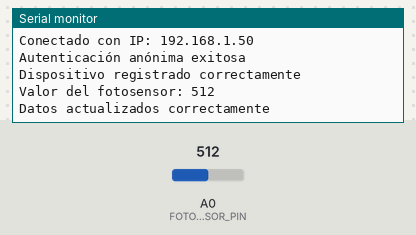
Simulated run of this sketch. Board: ESP8266 (NodeMCU). Parts: the last lines printed to the serial monitor. Inputs (shaded band) come from the test bench; at power-on: A0 (FOTOSENSOR_PIN) = 512. WiFi joins after 1.5 s; servers stay silent unless stated; network time is answered at once with the bench clock.

Above: at 3.0 s.
3.1 s: A0 (FOTOSENSOR_PIN) set to 716
At 3.26 s:
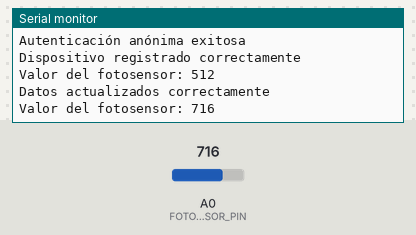
4.7 s: A0 (FOTOSENSOR_PIN) set to 900
At 4.7 s:
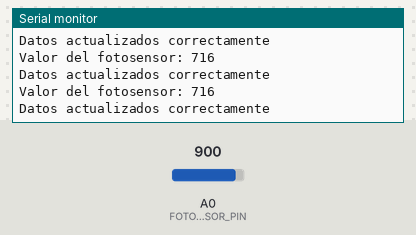
Timing chart, 0 to 7.7 s (numbered marks = the images above; inputs shaded):
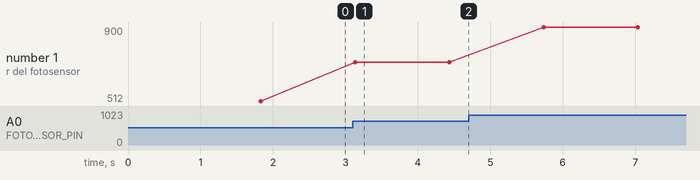

Measured:
- after the input at 3.1 s, the serial monitor: prints a new line at once (image 1)
- plotted number 1: 512 → 716 after the input at 3.1 s, 716 → 900 after the input at 4.7 s

The sketch:

monitoreo_salones.ino
```cpp
#include <ESP8266WiFi.h>
#include <FirebaseESP8266.h>
#include <NTPClient.h>
#include <WiFiUdp.h>

// Configuración del WiFi
#define WIFI_SSID  "OnePlus Nord 3 5G"
#define WIFI_PASSWORD "123456789"

// Configuración de Firebase
#define FIREBASE_HOST "monitoreo-5a969-default-rtdb.firebaseio.com"
#define FIREBASE_API_KEY "AIzaSyA2ua_OCt1iEi3K3rh0PzqvbX483JmaoTA"

// Configuración del sensor
#define FOTOSENSOR_PIN A0
#define DEVICE_ID "SENSOR_001"
#define DEVICE_NAME "Sensor - 9102"
#define DEVICE_LOCATION "9101"
#define ALARMA_ACTIVA true

// Objetos de Firebase
FirebaseData firebaseData;
FirebaseAuth auth;
FirebaseConfig config;
FirebaseJson json;

// Configuración NTP
WiFiUDP ntpUDP;
NTPClient timeClient(ntpUDP, "pool.ntp.org");

void setup() {
  Serial.begin(115200);
  pinMode(FOTOSENSOR_PIN, INPUT);

  WiFi.begin(WIFI_SSID, WIFI_PASSWORD);
  Serial.print("Conectando a WiFi");
  while (WiFi.status() != WL_CONNECTED) {
    Serial.print(".");
    delay(500);
  }

  Serial.println("\nConectado con IP: " + WiFi.localIP().toString());

  timeClient.begin();
  timeClient.setTimeOffset(0); // UTC

  config.database_url = FIREBASE_HOST;
  config.api_key = FIREBASE_API_KEY;
  Firebase.begin(&config, &auth);

  if (Firebase.signUp(&config, &auth, "", "")) {
    Serial.println("Autenticación anónima exitosa");
  } else {
    Serial.print("Error en autenticación: ");
    Serial.println(firebaseData.errorReason());
  }

  Firebase.reconnectWiFi(true);

  registrarDispositivo();
}

void loop() {
  timeClient.update();

  int valorLuz = analogRead(FOTOSENSOR_PIN);
  Serial.print("Valor del fotosensor: ");
  Serial.println(valorLuz);

  enviarDatosFirebase(valorLuz);

  delay(1000);
}

void registrarDispositivo() {
  json.clear();
  json.add("id", DEVICE_ID);
  json.add("nombre", DEVICE_NAME);
  json.add("ubicacion", DEVICE_LOCATION);
  json.add("mac", WiFi.macAddress());
  json.add("ip", WiFi.localIP().toString());
  json.add("alarmaActiva", ALARMA_ACTIVA);
  json.add("valor", analogRead(FOTOSENSOR_PIN));

  String statusStr = analogRead(FOTOSENSOR_PIN) <= 200 ? "Cerrado" : "Abierto";
  json.add("status", statusStr);

  String path = "/sensores/" + String(DEVICE_ID);

  if (Firebase.set(firebaseData, path, json)) {
    Serial.println("Dispositivo registrado correctamente");
  } else {
    Serial.println("Error al registrar dispositivo: " + firebaseData.errorReason());
  }

  // Enviar timestamp por separado con serverTimestamp()
  Firebase.setTimestamp(firebaseData, path + "/timestamp");
}

void enviarDatosFirebase(int valorLuz) {
  json.clear();
  json.add("valor", valorLuz);
  json.add("status", valorLuz <= 200 ? "Cerrado" : "Abierto");

  String path = "/sensores/" + String(DEVICE_ID);

  if (Firebase.updateNode(firebaseData, path, json)) {
    Serial.println("Datos actualizados correctamente");
  } else {
    Serial.println("Error al actualizar datos: " + firebaseData.errorReason());
  }

  Firebase.setTimestamp(firebaseData, path + "/timestamp");
}
```
